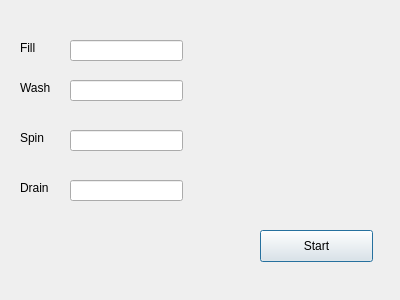
<?xml version="1.0" encoding="UTF-8"?>
<ui version="4.0">
 <class>Dialog</class>
 <widget class="QDialog" name="Dialog">
  <property name="geometry">
   <rect>
    <x>0</x>
    <y>0</y>
    <width>400</width>
    <height>300</height>
   </rect>
  </property>
  <property name="windowTitle">
   <string>Dialog</string>
  </property>
  <widget class="QLabel" name="label">
   <property name="geometry">
    <rect>
     <x>20</x>
     <y>40</y>
     <width>60</width>
     <height>16</height>
    </rect>
   </property>
   <property name="text">
    <string>Fill</string>
   </property>
  </widget>
  <widget class="QLabel" name="label_2">
   <property name="geometry">
    <rect>
     <x>20</x>
     <y>80</y>
     <width>60</width>
     <height>16</height>
    </rect>
   </property>
   <property name="text">
    <string>Wash</string>
   </property>
  </widget>
  <widget class="QLabel" name="label_3">
   <property name="geometry">
    <rect>
     <x>20</x>
     <y>130</y>
     <width>60</width>
     <height>16</height>
    </rect>
   </property>
   <property name="text">
    <string>Spin</string>
   </property>
  </widget>
  <widget class="QLabel" name="label_4">
   <property name="geometry">
    <rect>
     <x>20</x>
     <y>180</y>
     <width>60</width>
     <height>16</height>
    </rect>
   </property>
   <property name="text">
    <string>Drain</string>
   </property>
  </widget>
  <widget class="QLineEdit" name="lineEdit_Fill">
   <property name="geometry">
    <rect>
     <x>70</x>
     <y>40</y>
     <width>113</width>
     <height>21</height>
    </rect>
   </property>
  </widget>
  <widget class="QLineEdit" name="lineEdit_Wash">
   <property name="geometry">
    <rect>
     <x>70</x>
     <y>80</y>
     <width>113</width>
     <height>21</height>
    </rect>
   </property>
  </widget>
  <widget class="QLineEdit" name="lineEdit_Spin">
   <property name="geometry">
    <rect>
     <x>70</x>
     <y>130</y>
     <width>113</width>
     <height>21</height>
    </rect>
   </property>
  </widget>
  <widget class="QLineEdit" name="lineEdit_Drain">
   <property name="geometry">
    <rect>
     <x>70</x>
     <y>180</y>
     <width>113</width>
     <height>21</height>
    </rect>
   </property>
  </widget>
  <widget class="QPushButton" name="pushButton_Run">
   <property name="geometry">
    <rect>
     <x>260</x>
     <y>230</y>
     <width>113</width>
     <height>32</height>
    </rect>
   </property>
   <property name="text">
    <string>Start</string>
   </property>
  </widget>
 </widget>
 <resources/>
 <connections/>
</ui>
